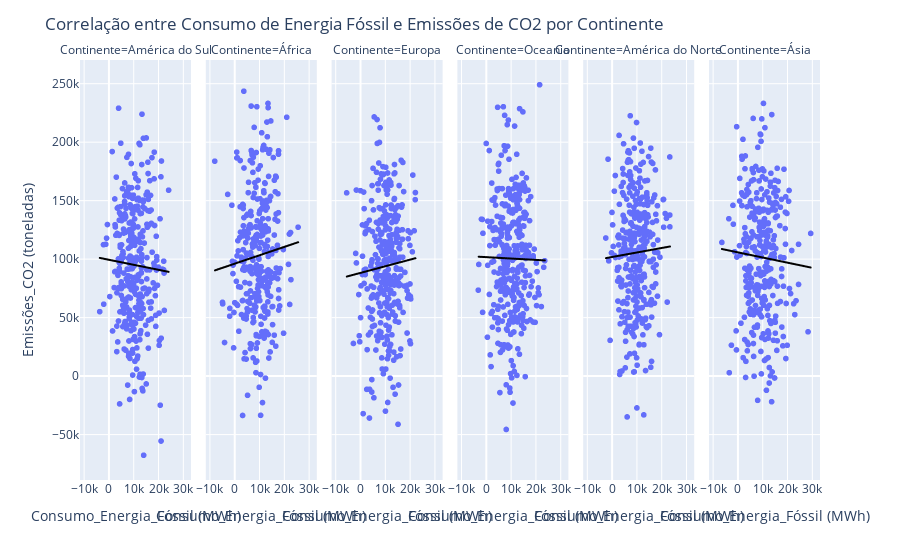

The notebook cell this image was saved under:
### Markdown cell above
### • Crie gráficos de dispersão para analisar a correlação entre o consumo de energia fóssil e as emissões de CO2 por continente, incluindo uma linha de regressão.

### Code cell
fig_2 = px.scatter(df, x="Consumo_Energia_Fóssil (MWh)", y="Emissões_CO2 (toneladas)",
                    trendline="ols", trendline_color_override="black", facet_col="Continente")
fig_2.update_layout(
    title="Correlação entre Consumo de Energia Fóssil e Emissões de CO2 por Continente")
fig_2.show()

### Figure 1 — Plotly figure (JSON) as saved in the notebook; plotly's stock layout.template omitted (floating-point values rounded to 4 significant figures; data arrays with more than 128 entries replaced by an {"elided": "..."} marker saying what was removed)
{"data": [{"hovertemplate": "Continente=América do Sul<br>Consumo_Energia_Fóssil (MWh)=%{x}<br>Emissões_CO2 (toneladas)=%{y}<extra></extra>", "legendgroup": "", "marker": {"color": "#636efa", "symbol": "circle"}, "mode": "markers", "name": "", "showlegend": false, "type": "scattergl", "x": {"elided": "341 float values"}, "xaxis": "x", "y": {"elided": "341 float values"}, "yaxis": "y"}, {"hovertemplate": "<b>OLS trendline</b><br>Emissões_CO2 (toneladas) = -0.428704 * Consumo_Energia_Fóssil (MWh) + 99454.2<br>R<sup>2</sup>=0.001802<br><br>Continente=América do Sul<br>Consumo_Energia_Fóssil (MWh)=%{x}<br>Emissões_CO2 (toneladas)=%{y} <b>(trend)</b><extra></extra>", "legendgroup": "", "line": {"color": "black"}, "marker": {"color": "#636efa", "symbol": "circle"}, "mode": "lines", "name": "", "showlegend": false, "type": "scattergl", "x": {"elided": "341 float values"}, "xaxis": "x", "y": {"elided": "341 float values"}, "yaxis": "y"}, {"hovertemplate": "Continente=África<br>Consumo_Energia_Fóssil (MWh)=%{x}<br>Emissões_CO2 (toneladas)=%{y}<extra></extra>", "legendgroup": "", "marker": {"color": "#636efa", "symbol": "circle"}, "mode": "markers", "name": "", "showlegend": false, "type": "scattergl", "x": {"elided": "324 float values"}, "xaxis": "x2", "y": {"elided": "324 float values"}, "yaxis": "y2"}, {"hovertemplate": "<b>OLS trendline</b><br>Emissões_CO2 (toneladas) = 0.714522 * Consumo_Energia_Fóssil (MWh) + 95999.7<br>R<sup>2</sup>=0.005177<br><br>Continente=África<br>Consumo_Energia_Fóssil (MWh)=%{x}<br>Emissões_CO2 (toneladas)=%{y} <b>(trend)</b><extra></extra>", "legendgroup": "", "line": {"color": "black"}, "marker": {"color": "#636efa", "symbol": "circle"}, "mode": "lines", "name": "", "showlegend": false, "type": "scattergl", "x": {"elided": "324 float values"}, "xaxis": "x2", "y": {"elided": "324 float values"}, "yaxis": "y2"}, {"hovertemplate": "Continente=Europa<br>Consumo_Energia_Fóssil (MWh)=%{x}<br>Emissões_CO2 (toneladas)=%{y}<extra></extra>", "legendgroup": "", "marker": {"color": "#636efa", "symbol": "circle"}, "mode": "markers", "name": "", "showlegend": false, "type": "scattergl", "x": {"elided": "332 float values"}, "xaxis": "x3", "y": {"elided": "332 float values"}, "yaxis": "y3"}, {"hovertemplate": "<b>OLS trendline</b><br>Emissões_CO2 (toneladas) = 0.567208 * Consumo_Energia_Fóssil (MWh) + 88220.5<br>R<sup>2</sup>=0.003246<br><br>Continente=Europa<br>Consumo_Energia_Fóssil (MWh)=%{x}<br>Emissões_CO2 (toneladas)=%{y} <b>(trend)</b><extra></extra>", "legendgroup": "", "line": {"color": "black"}, "marker": {"color": "#636efa", "symbol": "circle"}, "mode": "lines", "name": "", "showlegend": false, "type": "scattergl", "x": {"elided": "332 float values"}, "xaxis": "x3", "y": {"elided": "332 float values"}, "yaxis": "y3"}, {"hovertemplate": "Continente=Oceania<br>Consumo_Energia_Fóssil (MWh)=%{x}<br>Emissões_CO2 (toneladas)=%{y}<extra></extra>", "legendgroup": "", "marker": {"color": "#636efa", "symbol": "circle"}, "mode": "markers", "name": "", "showlegend": false, "type": "scattergl", "x": {"elided": "344 float values"}, "xaxis": "x4", "y": {"elided": "344 float values"}, "yaxis": "y4"}, {"hovertemplate": "<b>OLS trendline</b><br>Emissões_CO2 (toneladas) = -0.118032 * Consumo_Energia_Fóssil (MWh) + 101727<br>R<sup>2</sup>=0.000135<br><br>Continente=Oceania<br>Consumo_Energia_Fóssil (MWh)=%{x}<br>Emissões_CO2 (toneladas)=%{y} <b>(trend)</b><extra></extra>", "legendgroup": "", "line": {"color": "black"}, "marker": {"color": "#636efa", "symbol": "circle"}, "mode": "lines", "name": "", "showlegend": false, "type": "scattergl", "x": {"elided": "344 float values"}, "xaxis": "x4", "y": {"elided": "344 float values"}, "yaxis": "y4"}, {"hovertemplate": "Continente=América do Norte<br>Consumo_Energia_Fóssil (MWh)=%{x}<br>Emissões_CO2 (toneladas)=%{y}<extra></extra>", "legendgroup": "", "marker": {"color": "#636efa", "symbol": "circle"}, "mode": "markers", "name": "", "showlegend": false, "type": "scattergl", "x": {"elided": "337 float values"}, "xaxis": "x5", "y": {"elided": "337 float values"}, "yaxis": "y5"}, {"hovertemplate": "<b>OLS trendline</b><br>Emissões_CO2 (toneladas) = 0.385109 * Consumo_Energia_Fóssil (MWh) + 101801<br>R<sup>2</sup>=0.001474<br><br>Continente=América do Norte<br>Consumo_Energia_Fóssil (MWh)=%{x}<br>Emissões_CO2 (toneladas)=%{y} <b>(trend)</b><extra></extra>", "legendgroup": "", "line": {"color": "black"}, "marker": {"color": "#636efa", "symbol": "circle"}, "mode": "lines", "name": "", "showlegend": false, "type": "scattergl", "x": {"elided": "337 float values"}, "xaxis": "x5", "y": {"elided": "337 float values"}, "yaxis": "y5"}, {"hovertemplate": "Continente=Ásia<br>Consumo_Energia_Fóssil (MWh)=%{x}<br>Emissões_CO2 (toneladas)=%{y}<extra></extra>", "legendgroup": "", "marker": {"color": "#636efa", "symbol": "circle"}, "mode": "markers", "name": "", "showlegend": false, "type": "scattergl", "x": {"elided": "322 float values"}, "xaxis": "x6", "y": {"elided": "322 float values"}, "yaxis": "y6"}, {"hovertemplate": "<b>OLS trendline</b><br>Emissões_CO2 (toneladas) = -0.441242 * Consumo_Energia_Fóssil (MWh) + 105800<br>R<sup>2</sup>=0.002325<br><br>Continente=Ásia<br>Consumo_Energia_Fóssil (MWh)=%{x}<br>Emissões_CO2 (toneladas)=%{y} <b>(trend)</b><extra></extra>", "legendgroup": "", "line": {"color": "black"}, "marker": {"color": "#636efa", "symbol": "circle"}, "mode": "lines", "name": "", "showlegend": false, "type": "scattergl", "x": {"elided": "322 float values"}, "xaxis": "x6", "y": {"elided": "322 float values"}, "yaxis": "y6"}], "layout": {"annotations": [{"font": {}, "showarrow": false, "text": "Continente=América do Sul", "x": 0.075, "xanchor": "center", "xref": "paper", "y": 1, "yanchor": "bottom", "yref": "paper"}, {"font": {}, "showarrow": false, "text": "Continente=África", "x": 0.245, "xanchor": "center", "xref": "paper", "y": 1, "yanchor": "bottom", "yref": "paper"}, {"font": {}, "showarrow": false, "text": "Continente=Europa", "x": 0.415, "xanchor": "center", "xref": "paper", "y": 1, "yanchor": "bottom", "yref": "paper"}, {"font": {}, "showarrow": false, "text": "Continente=Oceania", "x": 0.585, "xanchor": "center", "xref": "paper", "y": 1, "yanchor": "bottom", "yref": "paper"}, {"font": {}, "showarrow": false, "text": "Continente=América do Norte", "x": 0.755, "xanchor": "center", "xref": "paper", "y": 1, "yanchor": "bottom", "yref": "paper"}, {"font": {}, "showarrow": false, "text": "Continente=Ásia", "x": 0.925, "xanchor": "center", "xref": "paper", "y": 1, "yanchor": "bottom", "yref": "paper"}], "autosize": true, "legend": {"tracegroupgap": 0}, "margin": {"t": 60}, "title": {"text": "Correlação entre Consumo de Energia Fóssil e Emissões de CO2 por Continente"}, "xaxis": {"anchor": "y", "autorange": true, "domain": [0, 0.15], "range": [-12350.0, 33780.0], "title": {"text": "Consumo_Energia_Fóssil (MWh)"}, "type": "linear"}, "xaxis2": {"anchor": "y2", "autorange": true, "domain": [0.17, 0.32], "matches": "x", "range": [-12350.0, 33780.0], "title": {"text": "Consumo_Energia_Fóssil (MWh)"}, "type": "linear"}, "xaxis3": {"anchor": "y3", "autorange": true, "domain": [0.34, 0.49], "matches": "x", "range": [-12350.0, 33780.0], "title": {"text": "Consumo_Energia_Fóssil (MWh)"}, "type": "linear"}, "xaxis4": {"anchor": "y4", "autorange": true, "domain": [0.51, 0.66], "matches": "x", "range": [-12350.0, 33780.0], "title": {"text": "Consumo_Energia_Fóssil (MWh)"}, "type": "linear"}, "xaxis5": {"anchor": "y5", "autorange": true, "domain": [0.68, 0.83], "matches": "x", "range": [-12350.0, 33780.0], "title": {"text": "Consumo_Energia_Fóssil (MWh)"}, "type": "linear"}, "xaxis6": {"anchor": "y6", "autorange": true, "domain": [0.85, 1], "matches": "x", "range": [-12350.0, 33780.0], "title": {"text": "Consumo_Energia_Fóssil (MWh)"}, "type": "linear"}, "yaxis": {"anchor": "x", "autorange": true, "domain": [0, 1], "range": [-92190.0, 273600.0], "title": {"text": "Emissões_CO2 (toneladas)"}, "type": "linear"}, "yaxis2": {"anchor": "x2", "autorange": true, "domain": [0, 1], "matches": "y", "range": [-92190.0, 273600.0], "showticklabels": false, "type": "linear"}, "yaxis3": {"anchor": "x3", "autorange": true, "domain": [0, 1], "matches": "y", "range": [-92190.0, 273600.0], "showticklabels": false, "type": "linear"}, "yaxis4": {"anchor": "x4", "autorange": true, "domain": [0, 1], "matches": "y", "range": [-92190.0, 273600.0], "showticklabels": false, "type": "linear"}, "yaxis5": {"anchor": "x5", "autorange": true, "domain": [0, 1], "matches": "y", "range": [-92190.0, 273600.0], "showticklabels": false, "type": "linear"}, "yaxis6": {"anchor": "x6", "autorange": true, "domain": [0, 1], "matches": "y", "range": [-92190.0, 273600.0], "showticklabels": false, "type": "linear"}}}
